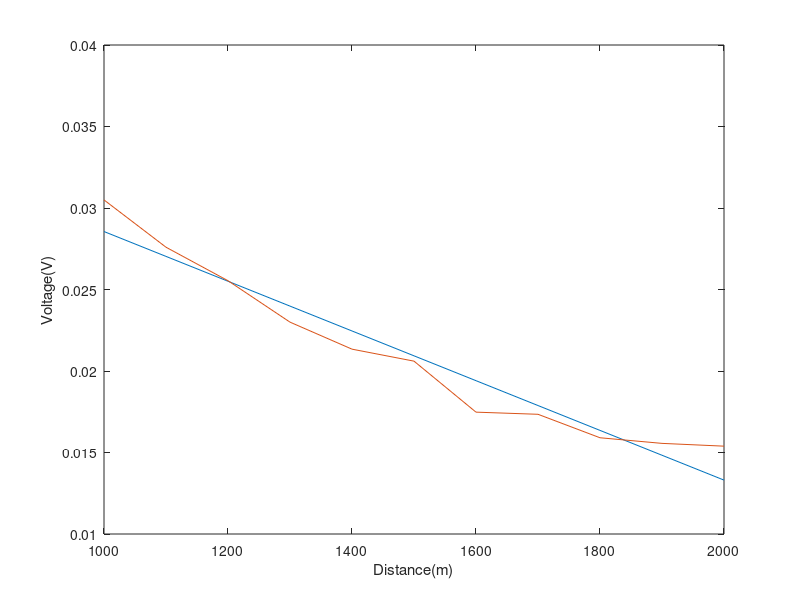
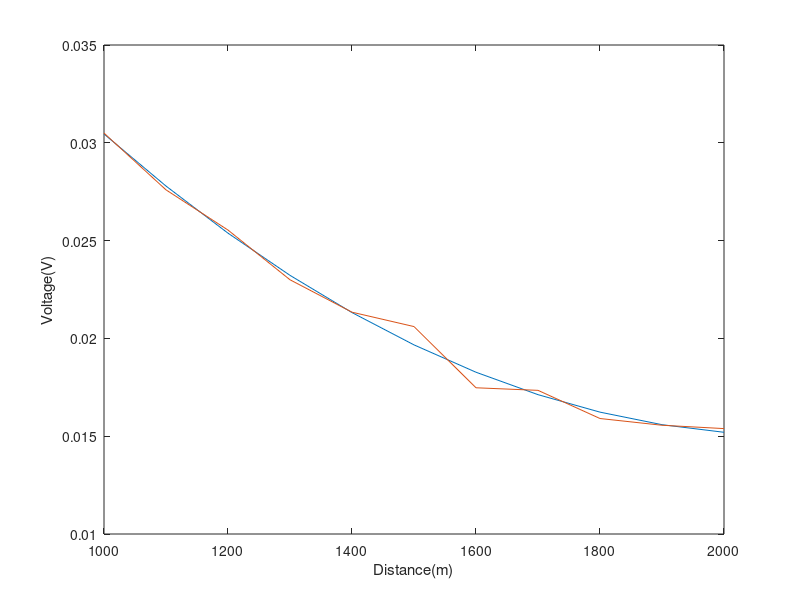
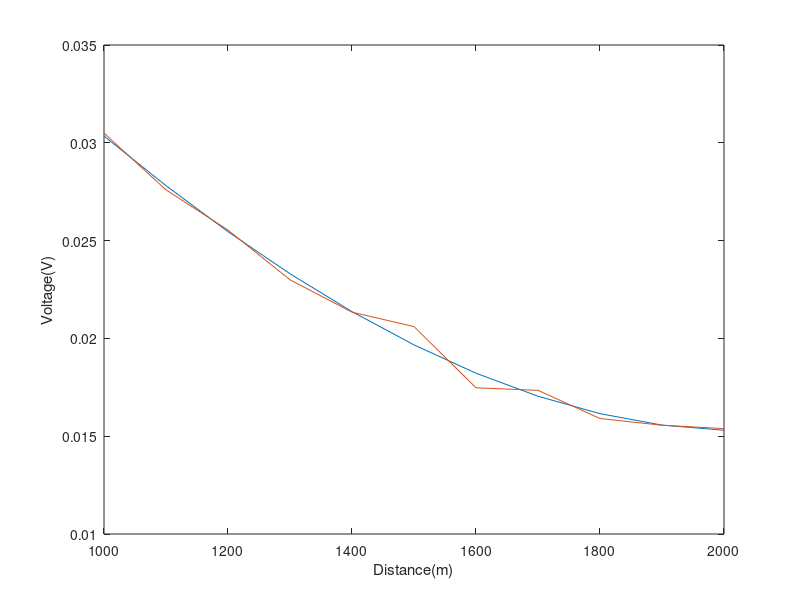

Write the MATLAB code that produced these figures, in order.
clear all 
clc

dis = dlmread('pr5data.dat' , '' , [0,0,10,0]); % veriler okundu 
sig = dlmread('pr5data.dat' , '' , [0,1,10,1]); % veriler okundu 
 
xi = 0;
xi2 = 0;
xi3 = 0;
xi4 = 0;
xi5 = 0;
xi6 = 0;
yi=0;
m=11;
xcarpma = 0;

for a=1:m
    
xi = xi + dis(a); %xi toplam

end

for i=1:m
  
xi2 = xi2 + dis(i)^2; %xi^2 toplamı

end

for i=1:m
  
xi3 = xi3 + dis(i)^3;  %xi^3 toplamı

end

for i=1:m
  
xi4 = xi4 + dis(i)^4; %xi^4 toplamı 

end

for i=1:m
  
xi5 = xi5 + dis(i)^5; %xi^5 toplamı

end

for i=1:m
  
xi6 = xi6 + dis(i)^6; %xi^6toplamı

end

for i=1:m
  
yi = yi + sig(i);

end

for i=1:m
    
xcarpma = xcarpma + dis(i)*sig(i);
    
end

a0 = (xi2*yi-xcarpma*xi)/(m*xi2-(xi^2));

a1 = (m*xcarpma-xi*yi)/(m*xi2-(xi^2));

y = @(x)  a1*x+a0; %ax+b denklem

f = zeros(11,1);

for a=1:m
    
    f(a) = y(dis(a));

end

plot(dis,f);
xlabel('Distance(m)');
ylabel('Voltage(V)');
hold on
plot(dis,sig);

yii=0;
yixi=0;
yixi2=0;
yixi3=0;

m = 11;

for i=1:m
    
    yii = yii + sig(i);     %yi
    
end

for i=1:m
    
    yixi = yixi + dis(i)*sig(i) ;    %xi*yi
    
end

for i=1:m
    
    yixi2 = yixi2 + dis(i)^2*sig(i);   %xi^2+yi
    
end

for i=1:m
    
    yixi3 = yixi3 + dis(i)^3*sig(i);  %xi^3+yi
    
end

mm = 11;

pp2 = zeros(11,1);

p2_1 = [mm xi xi2 ; xi xi2 xi3 ; xi2 xi3 xi4];  %3x3 matrix
p2_2 = [pp2(1,1) ; pp2(2,1) ; pp2(3,1)];
p2_3 = [yii ; yixi ; yixi2];
    
p2inv = inv(p2_1); %inverse matrix

psonuc = p2inv*p2_3;

a01= 0.070946826867136;         %a0
a02= -5.312092864336038e-05;    %a1
a03= 1.262380069930239e-08;     %a2

y2 = @(x)  a01+a02*x+a03*x^2; %2.derece polinom denklemi

f = zeros(11,1);

for a=1:m
    
    f(a) = y2(dis(a));

end
figure();
plot(dis,f);
xlabel('Distance(m)');
ylabel('Voltage(V)');
hold on
plot(dis,sig);

mm = 11;

pp3 = zeros(11,1);

p3_1 = [mm xi xi2 xi3 ; xi xi2 xi3 xi4 ; xi2 xi3 xi4 xi5 ; xi3 xi4 xi5 xi6];   %4x4 matrix
p3_2 = [pp3(1,1) ; pp3(2,1) ; pp3(3,1) ; pp3(4,1)];
p3_3 = [yii ; yixi ; yixi2 ; yixi3];
    
p3inv = inv(p3_1); %inverse matrix

p3sonuc = p3inv*p3_3;

a31= 0.061828754205294;           %a0
a32= -3.384037087850178e-05;      %a1
a33= -5.780419583744853e-10;      %a2
a34 = 2.933742812688523e-12;      %a3

y3 = @(x)  a31+a32*x+a33*x^2+a34*x^3;  %3.derece polinom denklemi

f = zeros(11,1);

for a=1:mm
    
    f(a) = y3(dis(a));

end

figure();
plot(dis,f);
xlabel('Distance(m)');
ylabel('Voltage(V)');
hold on
plot(dis,sig);


